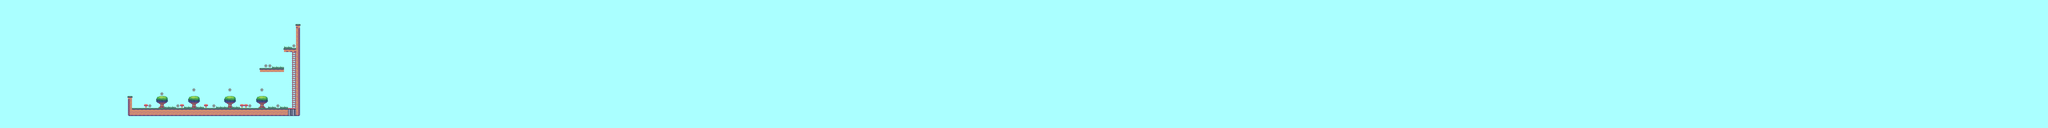

Below is a game level as drawn by its tile map, then a one-line description and the .tmx that defines it (tile-layer data replaced by summaries):
An orthogonal 512x32 tile map with 32x32 px tiles, 4 tile layers (Foreground, Pickups, NoCollide, Bouncy).

<map version="1.0" orientation="orthogonal" width="512" height="32" tilewidth="32" tileheight="32" backgroundcolor="#aaffff">
 <properties>
  <property name="credits" value="Harry Duff" />
  <property name="gamename" value="Rabbit" />
  <property name="gravity" value="0.6" />
  <property name="jump_strength" value="-14.5" />
  <property name="mapname" value="Intro" />
  <property name="move_speed" value="6" />
  <property name="start_tile" value="32,24" />
  <property name="time_limit" value="30" />
 </properties>
 <tileset firstgid="1" name="TileKit" tilewidth="32" tileheight="32">
  <image source="tiles.png" width="384" height="608" />
  <terraintypes>
   <terrain name="Light" tile="-1" />
  </terraintypes>
  <tile id="4" terrain=",,0,0" />
  <tile id="15" terrain=",0,,0" />
  <tile id="17" terrain="0,0,0,0" />
  <tile id="18" terrain="0,,0," />
  <tile id="19" terrain="0,0,," />
  <tile id="20" terrain=",,,0" />
  <tile id="21" terrain=",,0," />
  <tile id="27" terrain=",0,," />
  <tile id="28" terrain="0,0,,0" />
  <tile id="29" terrain="0,0,0," />
  <tile id="30" terrain="0,,," />
  <tile id="40" terrain=",0,," />
  <tile id="41" terrain="0,,," />
 </tileset>
 <layer name="Foreground" width="512" height="32">
  <data>[16384 cells, 123 non-empty, 10 distinct tile ids]</data>
 </layer>
 <layer name="Pickups" width="512" height="32">
  <data>[16384 cells, 12 non-empty, 1 distinct tile ids]</data>
 </layer>
 <layer name="NoCollide" width="512" height="32">
  <data>[16384 cells, 71 non-empty, 12 distinct tile ids]</data>
 </layer>
 <layer name="Bouncy" width="512" height="32">
  <data>[16384 cells, 4 non-empty, 2 distinct tile ids]</data>
 </layer>
</map>
